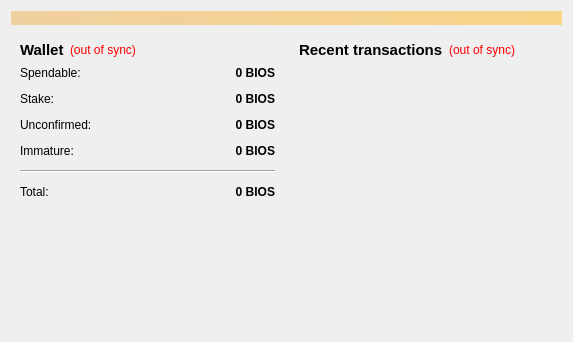
<?xml version="1.0" encoding="UTF-8"?>
<ui version="4.0">
 <class>OverviewPage</class>
 <widget class="QWidget" name="OverviewPage">
  <property name="geometry">
   <rect>
    <x>0</x>
    <y>0</y>
    <width>573</width>
    <height>342</height>
   </rect>
  </property>
  <property name="windowTitle">
   <string>Form</string>
  </property>
  <layout class="QVBoxLayout" name="topLayout">
   <item>
    <widget class="QLabel" name="labelAlerts">
     <property name="visible">
      <bool>false</bool>
     </property>
     <property name="styleSheet">
      <string notr="true">background-color: qlineargradient(x1: 0, y1: 0, x2: 1, y2: 0, stop:0 #F0D0A0, stop:1 #F8D488);  color:#000000
</string>
     </property>
     <property name="wordWrap">
      <bool>true</bool>
     </property>
     <property name="margin">
      <number>3</number>
     </property>
    </widget>
   </item>
   <item>
    <layout class="QHBoxLayout" name="horizontalLayout" stretch="1,1">
     <item>
      <layout class="QVBoxLayout" name="verticalLayout_2">
       <item>
        <widget class="QWidget" name="widget" native="true">
         <layout class="QVBoxLayout" name="verticalLayout_4">
          <item>
           <layout class="QHBoxLayout" name="horizontalLayout_4">
            <item>
             <widget class="QLabel" name="label_5">
              <property name="font">
               <font>
                <pointsize>11</pointsize>
                <weight>75</weight>
                <bold>true</bold>
               </font>
              </property>
              <property name="text">
               <string>Wallet</string>
              </property>
             </widget>
            </item>
            <item>
             <widget class="QLabel" name="labelWalletStatus">
              <property name="toolTip">
               <string>The displayed information may be out of date. Your wallet automatically synchronizes with the BiosCrypto network after a connection is established, but this process has not completed yet.</string>
              </property>
              <property name="styleSheet">
               <string notr="true">QLabel { color: red; }</string>
              </property>
              <property name="text">
               <string notr="true">(out of sync)</string>
              </property>
              <property name="alignment">
               <set>Qt::AlignLeading|Qt::AlignLeft|Qt::AlignVCenter</set>
              </property>
             </widget>
            </item>
            <item>
             <spacer name="horizontalSpacer_2">
              <property name="orientation">
               <enum>Qt::Horizontal</enum>
              </property>
              <property name="sizeHint" stdset="0">
               <size>
                <width>40</width>
                <height>20</height>
               </size>
              </property>
             </spacer>
            </item>
           </layout>
          </item>
          <item>
           <layout class="QFormLayout" name="formLayout_2">
            <property name="fieldGrowthPolicy">
             <enum>QFormLayout::AllNonFixedFieldsGrow</enum>
            </property>
            <property name="horizontalSpacing">
             <number>12</number>
            </property>
            <property name="verticalSpacing">
             <number>12</number>
            </property>
            <item row="0" column="0">
             <widget class="QLabel" name="label">
              <property name="text">
               <string>Spendable:</string>
              </property>
             </widget>
            </item>
            <item row="0" column="1">
             <widget class="QLabel" name="labelBalance">
              <property name="font">
               <font>
                <weight>75</weight>
                <bold>true</bold>
               </font>
              </property>
              <property name="cursor">
               <cursorShape>IBeamCursor</cursorShape>
              </property>
              <property name="toolTip">
               <string>Your current spendable balance</string>
              </property>
              <property name="text">
               <string notr="true">0 BIOS</string>
              </property>
              <property name="alignment">
               <set>Qt::AlignRight|Qt::AlignTrailing|Qt::AlignVCenter</set>
              </property>
              <property name="textInteractionFlags">
               <set>Qt::LinksAccessibleByMouse|Qt::TextSelectableByKeyboard|Qt::TextSelectableByMouse</set>
              </property>
             </widget>
            </item>
            <item row="1" column="0">
             <widget class="QLabel" name="label_6">
              <property name="text">
               <string>Stake:</string>
              </property>
             </widget>
            </item>
            <item row="1" column="1">
             <widget class="QLabel" name="labelStake">
              <property name="font">
               <font>
                <weight>75</weight>
                <bold>true</bold>
               </font>
              </property>
              <property name="cursor">
               <cursorShape>IBeamCursor</cursorShape>
              </property>
              <property name="toolTip">
               <string>Total of coins that was staked, and do not yet count toward the current balance</string>
              </property>
              <property name="text">
               <string notr="true">0 BIOS</string>
              </property>
              <property name="alignment">
               <set>Qt::AlignRight|Qt::AlignTrailing|Qt::AlignVCenter</set>
              </property>
              <property name="textInteractionFlags">
               <set>Qt::LinksAccessibleByMouse|Qt::TextSelectableByKeyboard|Qt::TextSelectableByMouse</set>
              </property>
             </widget>
            </item>
            <item row="2" column="0">
             <widget class="QLabel" name="label_3">
              <property name="text">
               <string>Unconfirmed:</string>
              </property>
             </widget>
            </item>
            <item row="2" column="1">
             <widget class="QLabel" name="labelUnconfirmed">
              <property name="font">
               <font>
                <weight>75</weight>
                <bold>true</bold>
               </font>
              </property>
              <property name="cursor">
               <cursorShape>IBeamCursor</cursorShape>
              </property>
              <property name="toolTip">
               <string>Total of transactions that have yet to be confirmed, and do not yet count toward the current balance</string>
              </property>
              <property name="text">
               <string notr="true">0 BIOS</string>
              </property>
              <property name="alignment">
               <set>Qt::AlignRight|Qt::AlignTrailing|Qt::AlignVCenter</set>
              </property>
              <property name="textInteractionFlags">
               <set>Qt::LinksAccessibleByMouse|Qt::TextSelectableByKeyboard|Qt::TextSelectableByMouse</set>
              </property>
             </widget>
            </item>
            <item row="3" column="0">
             <widget class="QLabel" name="labelImmatureText">
              <property name="text">
               <string>Immature:</string>
              </property>
             </widget>
            </item>
            <item row="3" column="1">
             <widget class="QLabel" name="labelImmature">
              <property name="font">
               <font>
                <weight>75</weight>
                <bold>true</bold>
               </font>
              </property>
              <property name="toolTip">
               <string>Mined balance that has not yet matured</string>
              </property>
              <property name="text">
               <string notr="true">0 BIOS</string>
              </property>
              <property name="alignment">
               <set>Qt::AlignRight|Qt::AlignTrailing|Qt::AlignVCenter</set>
              </property>
              <property name="textInteractionFlags">
               <set>Qt::LinksAccessibleByMouse|Qt::TextSelectableByKeyboard|Qt::TextSelectableByMouse</set>
              </property>
             </widget>
            </item>
            <item row="4" column="0" colspan="2">
             <widget class="Line" name="line">
              <property name="orientation">
               <enum>Qt::Horizontal</enum>
              </property>
             </widget>
            </item>
            <item row="5" column="0">
             <widget class="QLabel" name="labelTotalText">
              <property name="text">
               <string>Total:</string>
              </property>
             </widget>
            </item>
            <item row="5" column="1">
             <widget class="QLabel" name="labelTotal">
              <property name="font">
               <font>
                <weight>75</weight>
                <bold>true</bold>
               </font>
              </property>
              <property name="cursor">
               <cursorShape>IBeamCursor</cursorShape>
              </property>
              <property name="toolTip">
               <string>Your current total balance</string>
              </property>
              <property name="text">
               <string notr="true">0 BIOS</string>
              </property>
              <property name="alignment">
               <set>Qt::AlignRight|Qt::AlignTrailing|Qt::AlignVCenter</set>
              </property>
              <property name="textInteractionFlags">
               <set>Qt::LinksAccessibleByMouse|Qt::TextSelectableByKeyboard|Qt::TextSelectableByMouse</set>
              </property>
             </widget>
            </item>
           </layout>
          </item>
         </layout>
        </widget>
       </item>
       <item>
        <spacer name="verticalSpacer">
         <property name="orientation">
          <enum>Qt::Vertical</enum>
         </property>
         <property name="sizeHint" stdset="0">
          <size>
           <width>20</width>
           <height>40</height>
          </size>
         </property>
        </spacer>
       </item>
      </layout>
     </item>
     <item>
      <layout class="QVBoxLayout" name="verticalLayout_3">
       <item>
        <widget class="QWidget" name="widget_2" native="true">
         <layout class="QVBoxLayout" name="verticalLayout">
          <item>
           <layout class="QHBoxLayout" name="horizontalLayout_2">
            <item>
             <widget class="QLabel" name="label_4">
              <property name="font">
               <font>
                <pointsize>11</pointsize>
                <weight>75</weight>
                <bold>true</bold>
               </font>
              </property>
              <property name="text">
               <string>&lt;b&gt;Recent transactions&lt;/b&gt;</string>
              </property>
             </widget>
            </item>
            <item>
             <widget class="QLabel" name="labelTransactionsStatus">
              <property name="toolTip">
               <string>The displayed information may be out of date. Your wallet automatically synchronizes with the BiosCrypto network after a connection is established, but this process has not completed yet.</string>
              </property>
              <property name="styleSheet">
               <string notr="true">QLabel { color: red; }</string>
              </property>
              <property name="text">
               <string notr="true">(out of sync)</string>
              </property>
              <property name="alignment">
               <set>Qt::AlignRight|Qt::AlignTrailing|Qt::AlignVCenter</set>
              </property>
             </widget>
            </item>
            <item>
             <spacer name="horizontalSpacer">
              <property name="orientation">
               <enum>Qt::Horizontal</enum>
              </property>
              <property name="sizeHint" stdset="0">
               <size>
                <width>40</width>
                <height>20</height>
               </size>
              </property>
             </spacer>
            </item>
           </layout>
          </item>
          <item>
           <widget class="QListView" name="listTransactions">
            <property name="styleSheet">
             <string notr="true">QListView { background: transparent; }</string>
            </property>
            <property name="frameShape">
             <enum>QFrame::NoFrame</enum>
            </property>
            <property name="verticalScrollBarPolicy">
             <enum>Qt::ScrollBarAlwaysOff</enum>
            </property>
            <property name="horizontalScrollBarPolicy">
             <enum>Qt::ScrollBarAlwaysOff</enum>
            </property>
            <property name="selectionMode">
             <enum>QAbstractItemView::NoSelection</enum>
            </property>
           </widget>
          </item>
         </layout>
        </widget>
       </item>
      </layout>
     </item>
    </layout>
   </item>
  </layout>
 </widget>
 <resources/>
 <connections/>
</ui>
